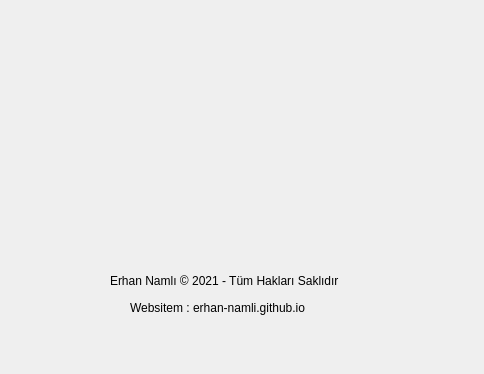
<?xml version="1.0" encoding="UTF-8"?>
<ui version="4.0">
 <class>Dialog</class>
 <widget class="QDialog" name="Dialog">
  <property name="geometry">
   <rect>
    <x>0</x>
    <y>0</y>
    <width>484</width>
    <height>374</height>
   </rect>
  </property>
  <property name="windowTitle">
   <string>Hakkımda</string>
  </property>
  <widget class="QLabel" name="label">
   <property name="geometry">
    <rect>
     <x>120</x>
     <y>-40</y>
     <width>231</width>
     <height>291</height>
    </rect>
   </property>
   <property name="text">
    <string/>
   </property>
   <property name="pixmap">
    <pixmap>../../OneDrive/Hobbies/Erhan/KaliteliFoto.jpg</pixmap>
   </property>
   <property name="scaledContents">
    <bool>true</bool>
   </property>
  </widget>
  <widget class="QLabel" name="label_2">
   <property name="geometry">
    <rect>
     <x>110</x>
     <y>250</y>
     <width>311</width>
     <height>61</height>
    </rect>
   </property>
   <property name="text">
    <string>Erhan Namlı © 2021 - Tüm Hakları Saklıdır</string>
   </property>
  </widget>
  <widget class="QLabel" name="label_3">
   <property name="geometry">
    <rect>
     <x>130</x>
     <y>300</y>
     <width>221</width>
     <height>16</height>
    </rect>
   </property>
   <property name="text">
    <string>Websitem : erhan-namli.github.io</string>
   </property>
  </widget>
 </widget>
 <resources/>
 <connections/>
</ui>
